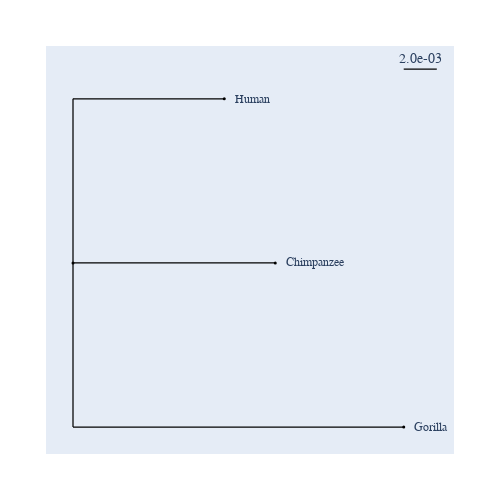

Notebook source saved alongside this figure:
### Code cell
tree = result_introns.tree
fig = tree.get_figure()
fig.scale_bar = "top right"
fig.show(width=500, height=500)

### Figure 1 — Plotly figure (JSON) as saved in the notebook; plotly's stock layout.template omitted (floating-point values rounded to 4 significant figures)
{"data": [{"line": {"color": "black", "shape": "spline", "smoothing": 1.3, "width": 1.25}, "mode": "lines", "showlegend": false, "type": "scatter", "x": [null, null, 0, 0, null, 0, 0.009093, null, 0, 0, null, 0, 0.01216, null, 0, 0, null, 0, 0.01988, null], "y": [null, null, 0, 1.3, null, 1.3, 1.3, null, 0, 0, null, 0, 0, null, 0, -1.3, null, -1.3, -1.3, null]}, {"hoverinfo": "text", "marker": {"color": "black", "size": 3, "symbol": "circle"}, "mode": "markers", "showlegend": false, "text": ["root", "Human", "Chimpanzee", "Gorilla"], "type": "scatter", "x": [0, 0.009093, 0.01216, 0.01988], "y": [0, 1.3, 0, -1.3]}], "layout": {"annotations": [{"font": {"family": "Inconsolata, monospace", "size": 12}, "showarrow": false, "text": "Human", "textangle": 0, "x": 0.00959, "xanchor": "left", "xref": "x", "y": 1.3, "yref": "y"}, {"font": {"family": "Inconsolata, monospace", "size": 12}, "showarrow": false, "text": "Chimpanzee", "textangle": 0, "x": 0.01266, "xanchor": "left", "xref": "x", "y": 0, "yref": "y"}, {"font": {"family": "Inconsolata, monospace", "size": 12}, "showarrow": false, "text": "Gorilla", "textangle": 0, "x": 0.02038, "xanchor": "left", "xref": "x", "y": -1.3, "yref": "y"}, {"ax": 0, "ay": 0, "showarrow": false, "text": "2.0e-03", "x": 0.02088, "xref": "x", "y": 1.536, "yref": "y", "yshift": 10}], "autosize": true, "font": {"family": "Balto", "size": 14}, "height": 500, "hovermode": "closest", "margin": {"b": 50, "l": 50, "pad": 4, "r": 50, "t": 50}, "shapes": [{"line": {"color": "black", "width": 1.25}, "name": "scale_bar", "type": "line", "x0": 0.01988, "x1": 0.02187, "y0": 1.536, "y1": 1.536}], "showlegend": false, "width": 500, "xaxis": {"visible": false}, "yaxis": {"visible": false}}}
